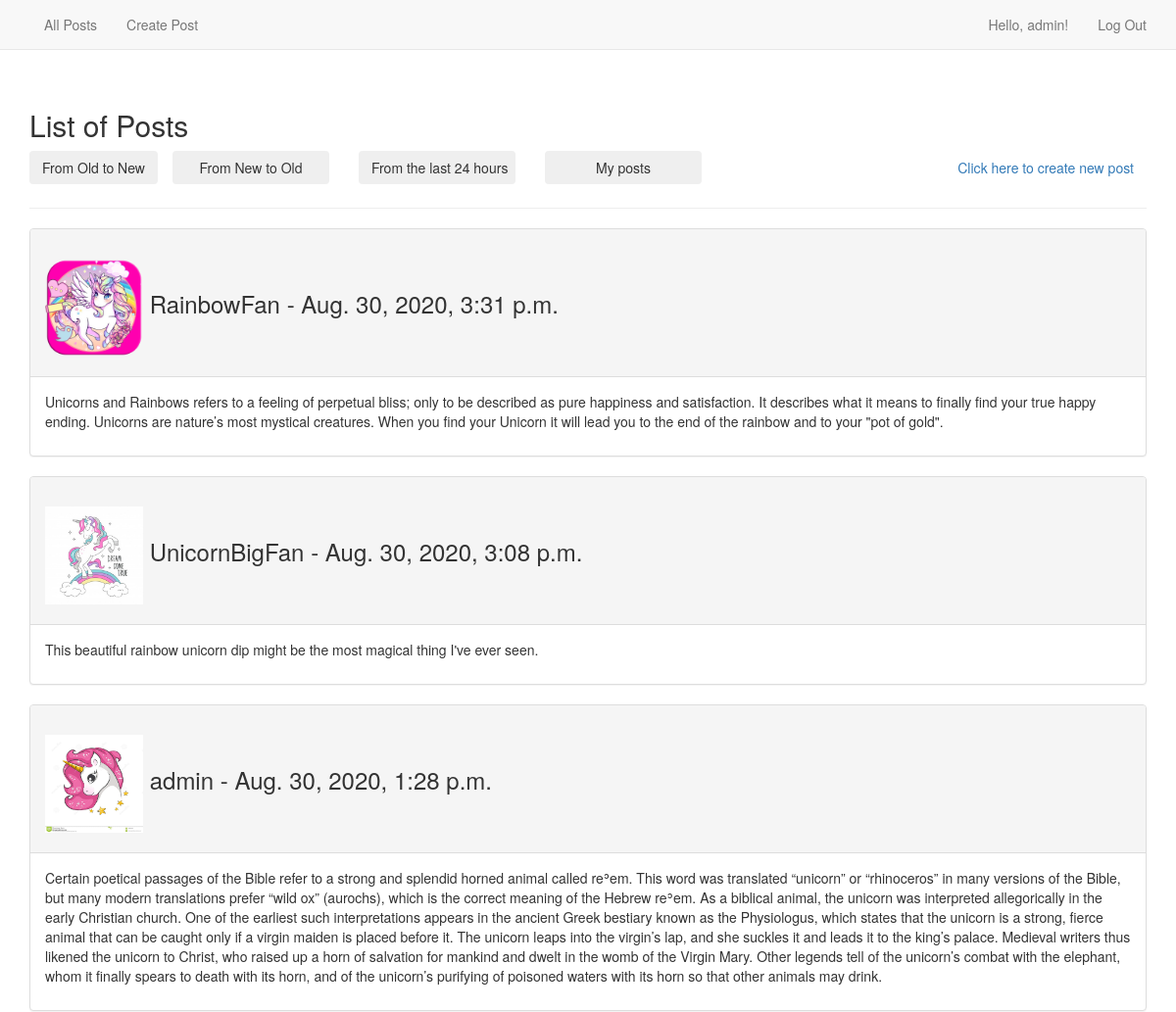
Page /posts/ (signed in, upper part) on the earlier database version.
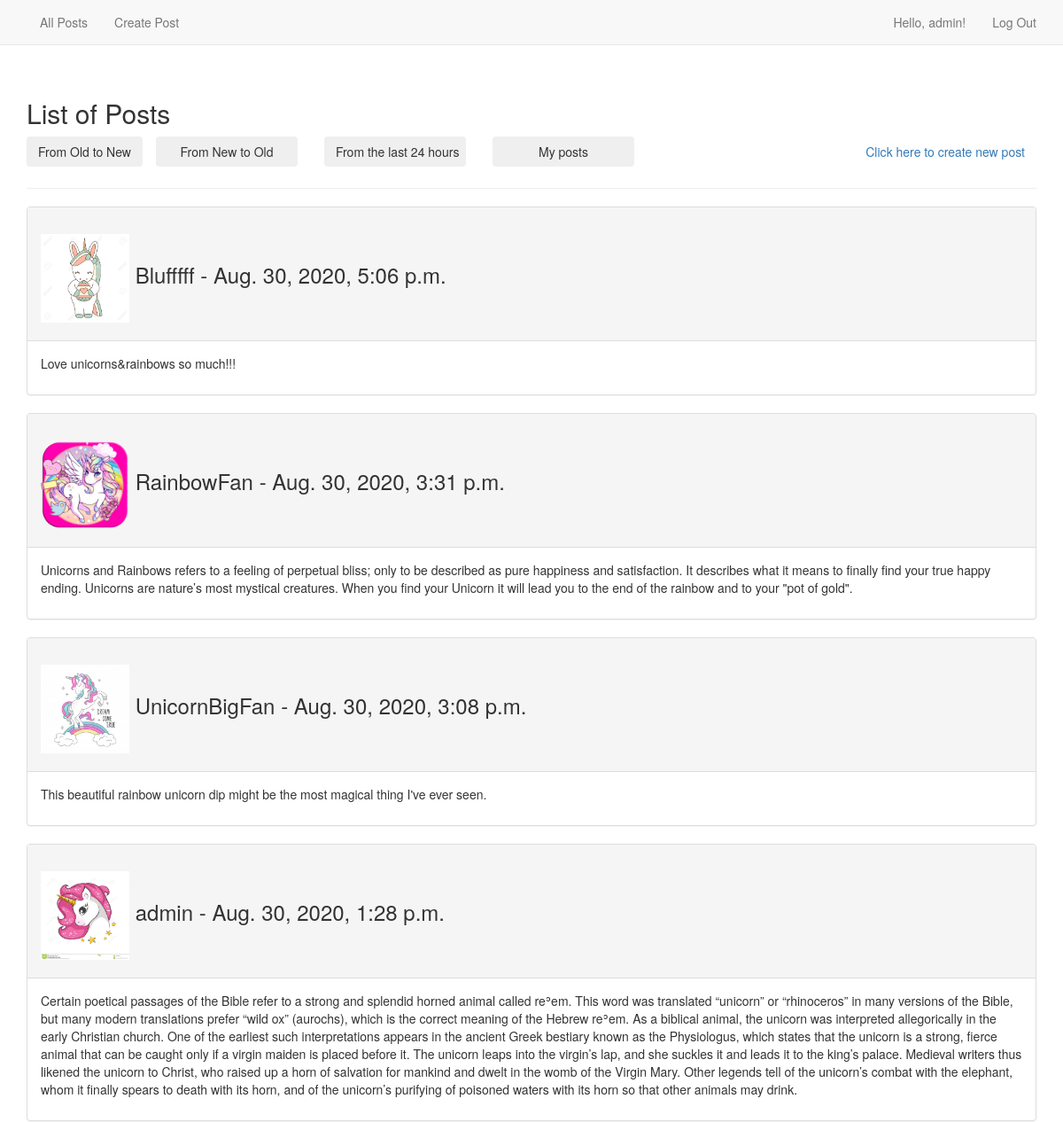
Same page on the later database version.
### blog/models.py (models this page shows, shortened)
class Post(models.Model):
    body = models.TextField()
    date_added = models.DateTimeField(auto_now_add=True)
    user = models.ForeignKey(User, on_delete=models.CASCADE)
    cover = models.ImageField(upload_to='images/', null=True, blank=False)

### blog/views.py (the view)
# urls.py: path('posts/', views.posts, name='posts'),
@login_required
def posts(request):
    posts = Post.objects.order_by('-date_added')
    context = {'posts': posts}
    return render(request, 'blog/posts.html', context)

### blog/templates/blog/posts.html (shortened to what this page needs)
{% extends "blog/base.html" %}
{% load bootstrap3 %}
{% block header %}
    <h2>List of Posts</h2>
    <div class="pull-left">
        <form action="{% url 'from_old_to_new' %}" method='get'>
            {% buttons %}
                <button class="btn btn-dark" type='submit'>From Old to New</button>
            {% endbuttons %}
        </form>
    </div>
    <div class="pull-left col-xs-2">
        <form action="{% url 'from_new_to_old' %}" method='get'>
            {% buttons %}
                <button class="btn btn-dark btn-block" type='submit'>From New to Old</button>
            {% endbuttons %}
        </form>
    </div>
    <div class="pull-left col-xs-2">
        <form action="{% url 'from_last_24_hours' %}" method='get'>
            {% buttons %}
                <button class=" btn btn-dark btn-block" type='submit'>From the last 24 hours</button>
            {% endbuttons %}
        </form>
    </div>
    <div class="pull-left col-xs-2">
        <form action="{% url 'current_user_posts' %}" method='get'>
            {% buttons %}
                <button class="btn btn-dark btn-block" type='submit'>My posts</button>
            {% endbuttons %}
        </form>
    </div>
    <div class="pull-right">
        <form action="{% url 'new_post' %}" method='get'>
            {% buttons %}
                <button class="btn btn-link" type='submit'>Click here to create new post</button>
            {% endbuttons %}
        </form>
    </div>
{% endblock header %}
{% block content %}
    {% for post in posts %}
        <div class="panel panel-default">
            <div class="panel-heading">
                <h3>
                    <img src="{{ post.cover.url }}" width="100" height="100"> {{ post.user }} - {{ post.date_added }}
                </h3>
            </div>
            <div class="panel-body">
                {{ post.body|linebreaks }}
            </div>
        </div>
        {% empty %}
        No posts have been added yet.
    {% endfor %}
{% endblock content %}

### blog/templates/blog/base.html (shortened to what this page needs)
{% load bootstrap3 %}
<!DOCTYPE html>
<html lang="en">
<head>
    {% bootstrap_css %}
</head>
<body>
<nav class="navbar navbar-default navbar-static-top">
    <div class="container">
        <div id="navbar" class="navbar-collapse collapse">
            <ul class="nav navbar-nav">
                {% if user.is_authenticated %}
                    <li><a href="{% url 'posts' %}">All Posts</a></li>
                    <li><a href="{% url 'new_post' %}">Create Post</a></li>
                    </ul>
                    <ul class="nav navbar-nav navbar-right">
                    <li><a>Hello, {{ user.username }}!</a></li>
                    <li><a href="{% url 'logout' %}">Log Out</a></li>
                {% else %}
                    <li><a href="{% url 'index' %}">Welcome to Blog!</a></li>
                    <li><a href="{% url 'register' %}">Register</a></li>
                    <li><a href="{% url 'login' %}">Log In</a></li>
                {% endif %}
                </ul>
        </div>
    </div>
</nav>
<div class="container">
    <div class="page-header">
        {% block header %}{% endblock header %}
    </div>
    <div>
        {% block content %}{% endblock content %}
    </div>
</div>
</body>
</html>

Differences in the rows shown:
added Post: cover (picture), user "Blufffff", date_added "Aug. 30, 2020, 5:06 p.m.", body "Love unicorns&rainbows so much!!!"
